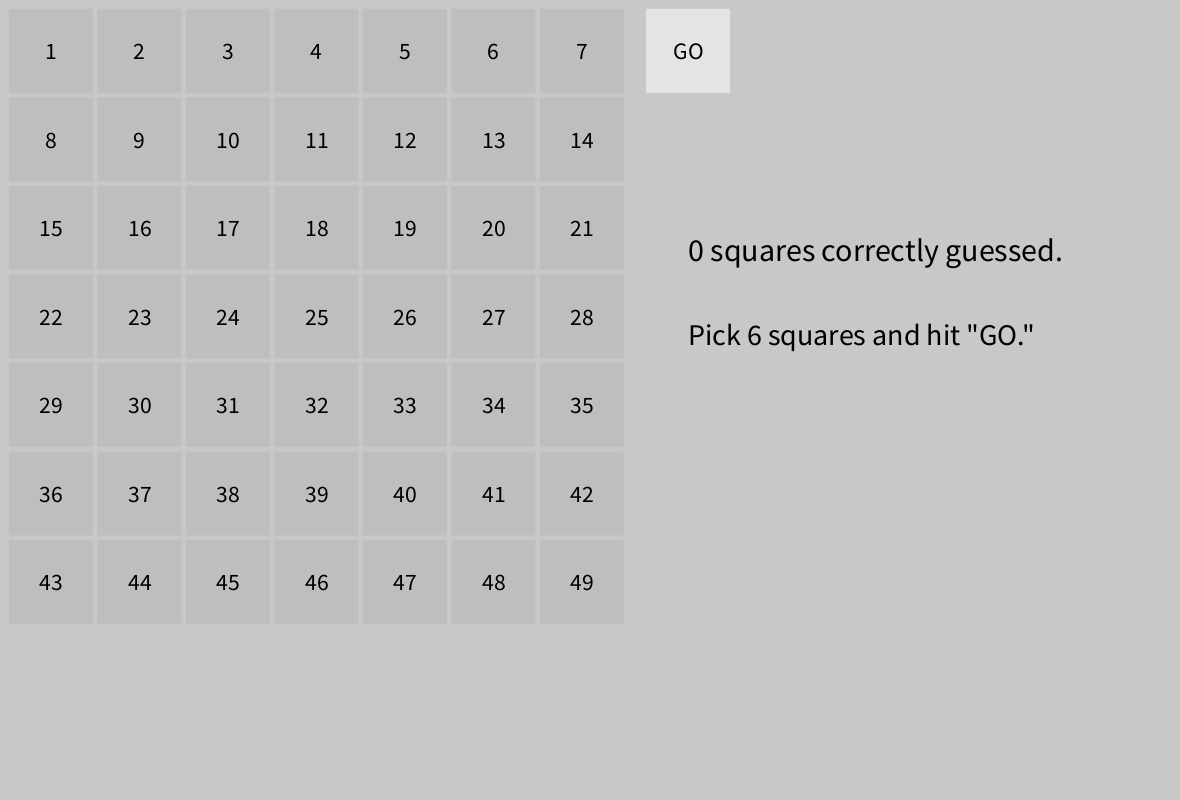
Frame 1 (no input)
Frame 60 (the mouse pressed at the canvas centre just before this capture): identical to frame 1, image omitted
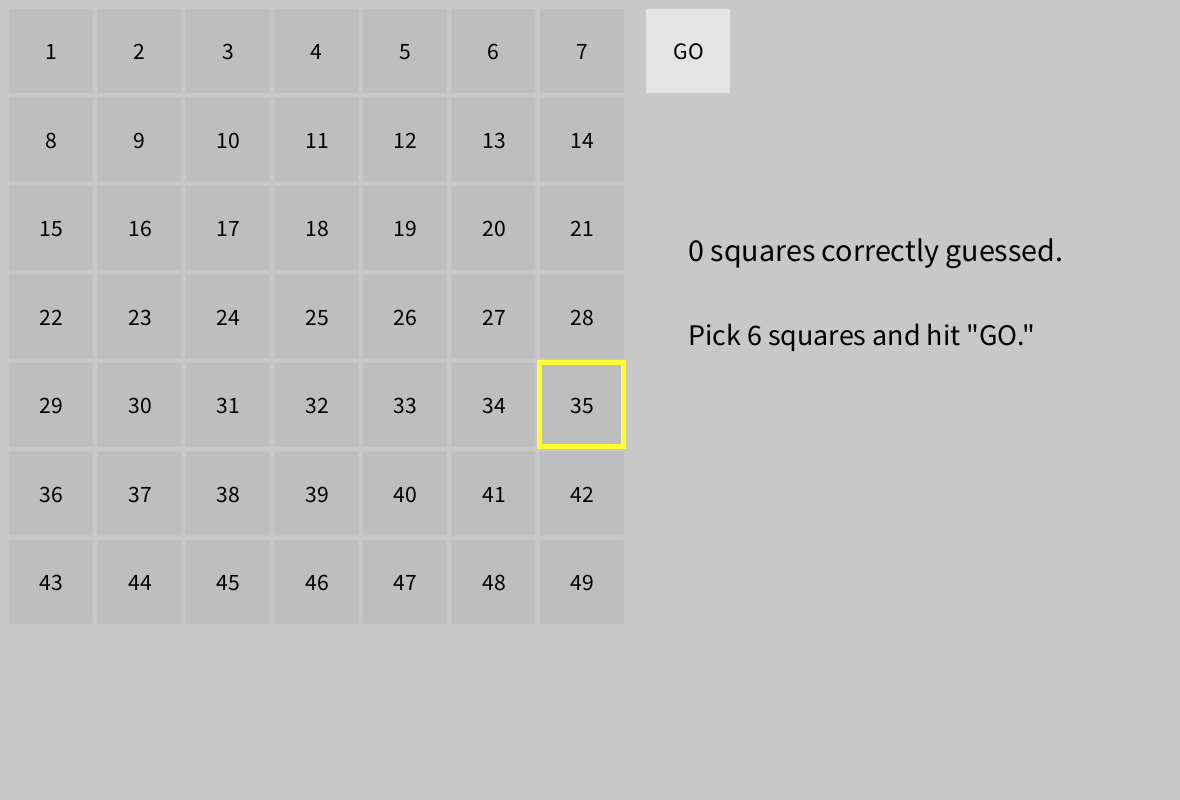
Frame 120 (the mouse held since frame 60 and released just before this capture)

The Processing sketch that drew these frames (run headless with seeded random() and noise(); from frame 60 on, the mouse is pressed at the canvas centre):

// Processing sketch: Lotto649_v2
// ── Lotto649_v2.pde
color BG = (200); //Pick a solid, light color for the background.
int p = 0; //This global variable represents how many squares the user has clicked on. 
int numCor = 0; //This is a global variable which represents how many the user got correct when compared against the computer's choices.
boolean answersPicked = false; //This is fairly self explanatory. It is used to enable the feature that deselects squares when the user clicks again.

Square grid[][] = new Square[7][7]; //Declare a new two dimensional array: 7 rows, 7 columns.
Square goButton; //Declare the go buttpn.

void setup() {
  size(1180, 800);
  float spacing = width*0.075; //make a variable that is easily changeable that changes how far apart the squares on the grid are.

  //create the grid of squares;
  int t = 1;
  //t is used to number each of the squares (the numbers are purely for show, the program uses spots in the array to determine squares).
  for (int r = 0; r < 7; r++) {
    for (int c = 0; c < 7; c++) {
      //every time you see this set of for loops, r & c stand for row and column respectively. Basically, it's
      //"do this thing for every column (up & down) for every row (left & right), since each row contains 7 columns.

      grid[r][c] = new Square(
        spacing*0.1 + (c*spacing), //x pos of square
        spacing*0.1 + (r*spacing), //y pos of square
        width/14, //width
        width/14, //height
        color(190), //"BLANK" -- which means the normal color of the square
        color(100, 255, 100) //"SELECTED" -- which is fairly self-explanatory. Color when picked by user.
        );
      grid[r][c].SPOT = t;
      //SPOT is a class variable which is just converted to the text on each square.
      t++;
    }
  }
  //make the goButton square
  goButton = new Square( 
    spacing*0.1 + (7.2*spacing), //x pos
    spacing*0.1, //y pos
    width/14, //w
    width/14, //h
    color(0, 255, 0), //BLANK
    color(50, 255, 50) //SeLECTED
    );
  goButton.REG = false;
  //REG tells the Square class whether to use a number for the squares text, or to use the word "GO".
}

void mouseClicked() {
  if (mouseButton == LEFT) {

    if (answersPicked) {
      //this resets the squares once the user clicks again.
      //this makes it so that they can't pick squares after the computer. Cheaters.
      for (int r = 0; r < 7; r++) {
        for (int c = 0; c < 7; c++) {
          grid[r][c].answer = false;
          //set every one of the square to not an answer.
          answersPicked = false;
          //tell the computer that the answers are no longer picked.
        }
      }
    }

    for (int r = 0; r < 7; r++) {
      for (int c = 0; c < 7; c++) {
        if (grid[r][c].mouseOver && !grid[r][c].selected && p < 6) {
          //this if (paired with the for loops, remember that they mean everything within is done for each square) statement checks if the user is:
          // a) hovering over every square
          // b) if every square is selected
          // c) if they've picked less than six
          grid[r][c].selected = true;
          //now they've picked it
          p++;
          //increase the number they've picked
        } else if (grid[r][c].mouseOver && grid[r][c].selected && p >= 0) {
          //this works the same as the last one, but it checks if they have more than 0 picked
          grid[r][c].selected = false;
          //they've unselected it
          p--;
          //lower the number they've selected
        }
      }
    }

    if (goButton.mouseOver && p == 6) { //makes it so they can only hit GO after picking 6 squares
      answerGen(); //see tab Answer_functions
    }
  }
}

void draw() {
  answerCheck(); //see tab Answer_functions
  background(BG);
  for (int r = 0; r < 7; r++) {
    for (int c = 0; c < 7; c++) {
      grid[r][c].mouseCheck(); //check if Mouse is over top of square
      grid[r][c].display(); //draw the square
    }
  }

  if (p < 6) { //this block changes the color to green from gray when 6 have been picked, indicating readiness
    goButton.BLANK = color(255, 255, 255, 128);
  } else {
    goButton.BLANK = color(0, 255, 0, 255);
  }

  goButton.mouseCheck();
  goButton.display();

  textAlign(TOP, LEFT);
  textSize(32);
  text(numCor + " squares correctly guessed.", goButton.x+goButton.w*0.5, goButton.y+goButton.h*3);
  textSize(30);
  text("Pick 6 squares and hit \"GO.\"", goButton.x+goButton.w*0.5, goButton.y+goButton.h*4);
}
// ── Answer_functions.pde
void answerGen() {
  int answersGend = 0;

  // this block makes it so that the computer clears the previous answers before getting new ones 
  // cc/cr stand for correct column/correct row
  for (int i = 0; i < 6; i++) {
    for (int r = 0; r < 7; r++) {
      for (int c = 0; c < 7; c++) {
        grid[r][c].answer = false;
      }
    }
  }

  // this block will make the new answers. The while loop coupled with the variable
  // answersGend and the if statement that only follows through if the answer is a new answer
  // make it so that the same answer is not picked twice by the computer.
  while (answersGend < 6) {  
    int cc = floor(random(0, 7));
    int cr = floor(random(0, 7));
    // generate a random column and row, and therefore a random square.

    if (!grid[cr][cc].answer) { //check if the random square isn't already picked
      grid[cr][cc].answer = true;
      answersGend++; //increase the number of answers picked
    }
  }
  answersPicked = true; //tell the computer that answers have been selected
}

void answerCheck() {
  numCor = 0;

  //fairly simple. Checks every square to see if it was selected by both the comptuer and user
  // this is easy because the "selected" and "answer" are stored within each object.
  for (int r = 0; r < 7; r++) {
    for (int c = 0; c < 7; c++) {
      if (grid[r][c].selected && grid[r][c].answer) {
        grid[r][c].correct = true;
        numCor++; //used to keep track of how many the user got right.
      }
      if (!(grid[r][c].selected && grid[r][c].answer)) {
        grid[r][c].correct = false;
      }
    }
  }
}
// ── Square_class.pde
class Square {
  float x, y, w, h;
  boolean mouseOver, selected, answer, correct;
  boolean REG = true;
  color BLANK, SELECTED, CORRECT;
  int SPOT; //place in the list of number 0 to 5 (6nums)

  {
    mouseOver = false;
    selected = false;
    answer = false;
    correct = false;
  }

  Square(float x_, float y_, float w_, float h_, color BLANK_, color SELECTED_) {
    x = x_;
    y = y_;
    w = w_;
    h = h_;
    BLANK = BLANK_;
    SELECTED = SELECTED_;
    CORRECT = color(100, 100, 255);
  }

  void mouseCheck() {
    //this if statement checks if the mouse is between each 
    //side of the square; if the mouse is over the square
    if ((mouseX>x && mouseX<x+w) && (mouseY>y && mouseY<y+h)) {
      mouseOver = true;
    } else {
      mouseOver = false;
    }
  }

  void display() {
    noStroke();
    strokeWeight(5);
    fill(BLANK);
    if (mouseOver && p < 6 ) {
      stroke(255, 255, 50, 255);
    }
    if (mouseOver && p >= 6) {
      stroke(255, 50, 50, 128);
    }
    if (selected) {
      fill(SELECTED);
    }
    if (answer) {
      fill(255, 100, 100);
    }
    if (correct) {
      fill(CORRECT);
      stroke(255, 255, 50, 255);
    }

    rect(x, y, w, h);
    fill(0);
    textAlign(CENTER, CENTER);
    textSize(map(20, 0, 1000*800, 0, height*width));
    if (REG) {
      text(SPOT, x+(w/2), y+(h/2));
    } else {
      text("GO", x+(w/2), y+(h/2));
    }
  }
}
